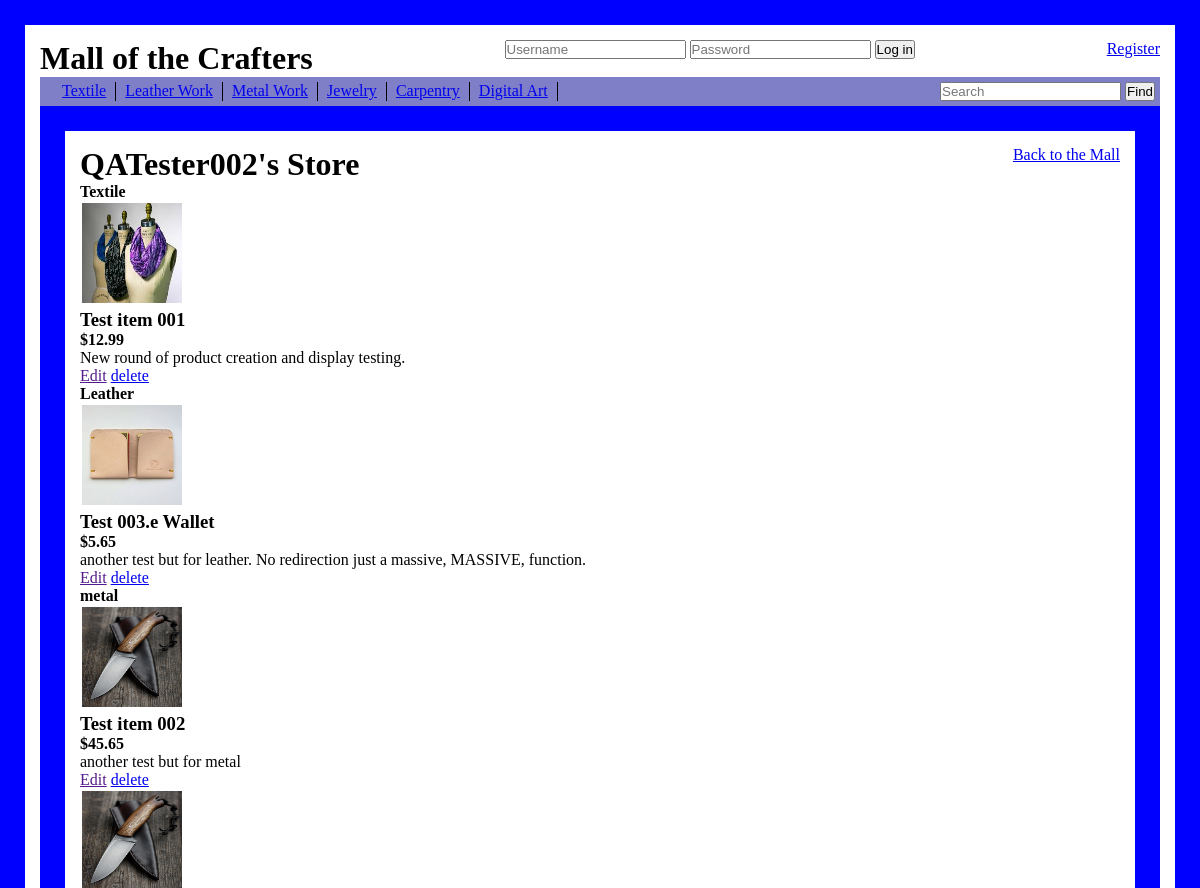
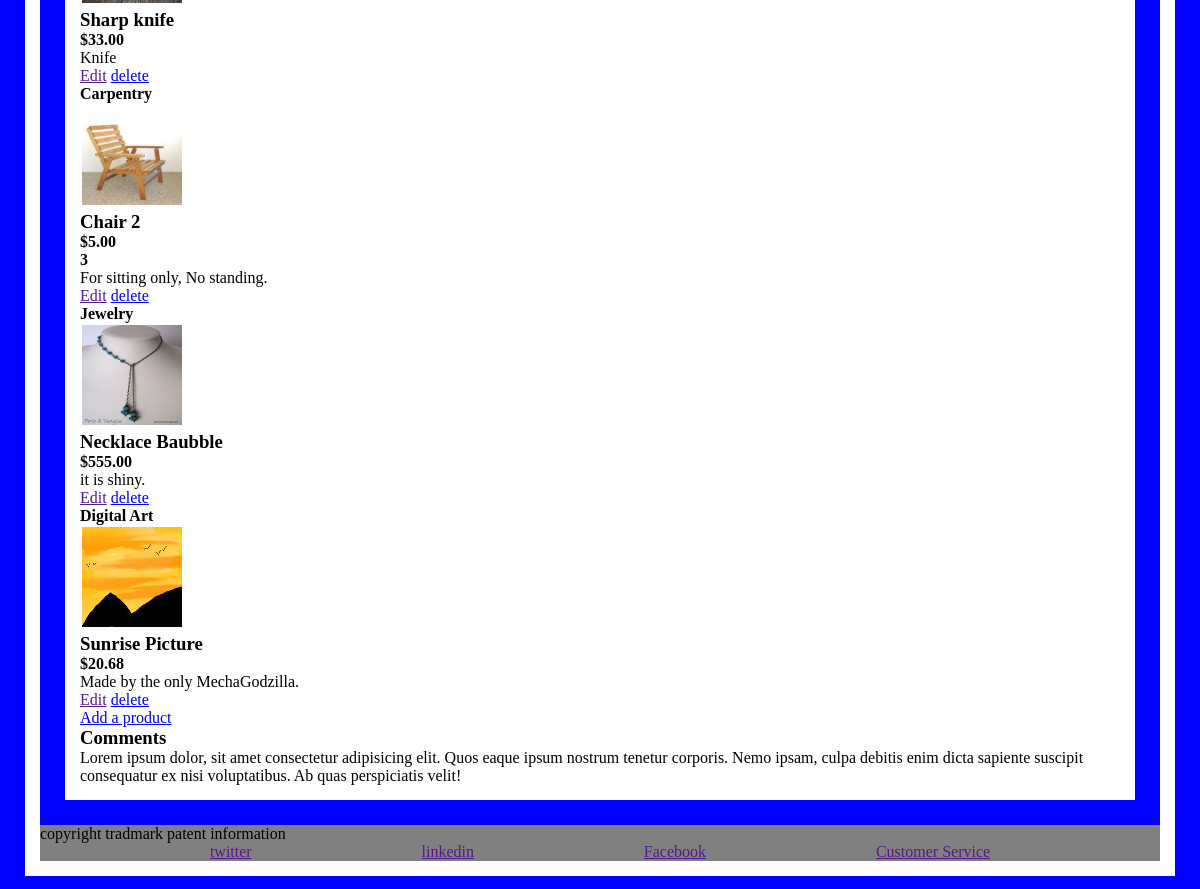
Page /CrafterMall/2/Store_Front (signed in) on the committed database (2 pictures, top to bottom).
### CrafterMall/models.py (models this page shows)
class Users(models.Model):
    user_name = models.CharField(max_length=12)
    email = models.CharField( max_length=254)
    password = models.CharField(max_length=50)
    has_store = models.BooleanField(default=False)
    store_name = models.CharField(max_length=45, default='None')
    created_at = models.DateTimeField(auto_now_add=True)
    updated_at = models.DateTimeField(auto_now=True)
    objects = Darth_Valid()

class Textile_Craft(models.Model):
    craft_name = models.CharField(max_length=45, default = ' ')
    description = models.TextField()
    craft_image = models.ImageField(null=True, blank=True, upload_to='img/')
    price = models.DecimalField(max_digits=6, decimal_places=2)
    seller = models.ForeignKey(Users, related_name="tailor", on_delete = models.CASCADE)
    in_stock_num = models.IntegerField(default=0)
    on_order = models.BooleanField(default=False)
    material = models.CharField(max_length=45,default='Textile_Craft')
    created_at = models.DateTimeField(auto_now_add=True)
    updated_at = models.DateTimeField(auto_now=True)

class Leather_Craft(models.Model):
    craft_name = models.CharField(max_length=45, default = ' ')
    description = models.TextField()
    craft_image = models.ImageField(null=True, blank=True, upload_to='img/')
    price = models.DecimalField(max_digits=6, decimal_places=2)
    seller = models.ForeignKey(Users, related_name="leatherworker", on_delete = models.CASCADE)
    in_stock_num = models.IntegerField(default=0)
    on_order = models.BooleanField(default=False)
    material = models.CharField(max_length=45,default='Leather_Craft')
    created_at = models.DateTimeField(auto_now_add=True)
    updated_at = models.DateTimeField(auto_now=True)

class Metal_Craft(models.Model):
    craft_name = models.CharField(max_length=45, default = ' ')
    description = models.TextField()
    craft_image = models.ImageField(null=True, blank=True, upload_to='img/')
    price = models.DecimalField(max_digits=6, decimal_places=2)
    seller = models.ForeignKey(Users, related_name="smith", on_delete = models.CASCADE)
    in_stock_num = models.IntegerField(default=0)
    on_order = models.BooleanField(default=False)
    material = models.CharField(max_length=45,default='Metal_Craft')
    created_at = models.DateTimeField(auto_now_add=True)
    updated_at = models.DateTimeField(auto_now=True)

class Wood_Craft(models.Model):
    craft_name = models.CharField(max_length=45, default = ' ')
    description = models.TextField()
    craft_image = models.ImageField(null=True, blank=True, upload_to='img/')
    price = models.DecimalField(max_digits=6, decimal_places=2)
    seller = models.ForeignKey(Users, related_name="carpenter", on_delete = models.CASCADE)
    in_stock_num = models.IntegerField(default=0)
    on_order = models.BooleanField(default=False)
    material = models.CharField(max_length=45,default='Wood_Craft')
    created_at = models.DateTimeField(auto_now_add=True)
    updated_at = models.DateTimeField(auto_now=True)

class Jewelry_Craft(models.Model):
    craft_name = models.CharField(max_length=45, default = ' ')
    description = models.TextField()
    craft_image = models.ImageField(null=True, blank=True, upload_to='img/')
    price = models.DecimalField(max_digits=8, decimal_places=2)
    seller = models.ForeignKey(Users, related_name="jeweler", on_delete = models.CASCADE)
    in_stock_num = models.IntegerField(default=0)
    on_order = models.BooleanField(default=False)
    material = models.CharField(max_length=45,default='Jewelry_Craft')
    created_at = models.DateTimeField(auto_now_add=True)
    updated_at = models.DateTimeField(auto_now=True)

class Digital_Craft(models.Model):
    craft_name = models.CharField(max_length=45, default = ' ')
    description = models.TextField()
    craft_image = models.ImageField(null=True, blank=True, upload_to='img/')
    price = models.DecimalField(max_digits=6, decimal_places=2)
    seller = models.ForeignKey(Users, related_name="artist", on_delete = models.CASCADE)
    in_stock_num = models.IntegerField(default=0)
    on_order = models.BooleanField(default=False)
    material = models.CharField(max_length=45,default='Digital_Craft')
    created_at = models.DateTimeField(auto_now_add=True)
    updated_at = models.DateTimeField(auto_now=True)

### CrafterMall/views.py (the view)
# urls.py: path('CrafterMall/<int:val>/Store_Front', views.store_front, name='store_front'),
def store_front(request, val):
    clerk = Users.objects.get(id=val)
    context = {
        'shop_stall': Users.objects.get(id=val),
        'logged_user': request.session['userid'],
        'cloth_db': Textile_Craft.objects.filter(seller=Users.objects.get(id=val)),
        'leather_db': Leather_Craft.objects.filter(seller=Users.objects.get(id=val)),
        'metal_db': Metal_Craft.objects.filter(seller=Users.objects.get(id=val)),
        'wood_db': Wood_Craft.objects.filter(seller=Users.objects.get(id=val)),
        'jewel_db': Jewelry_Craft.objects.filter(seller=Users.objects.get(id=val)),
        'digi_db': Digital_Craft.objects.filter(seller=Users.objects.get(id=val)),
    }
    if(clerk.has_store == False):
        return render(request, 'open_store.html', context)
    else:
        return render(request, 'store_front.html', context)

### CrafterMall/templates/store_front.html (shortened to what this page needs)
{%extends 'base.html'%}
{% load static %}
{%block content%}
    <div class="wrapper">
        <header>
            <h1>{{shop_stall.store_name}}</h1>
            <a href="/">Back to the Mall</a>
        </header>
        <div class="product_type">
            <h4>Textile</h4>
            {% for item in cloth_db %}
                <div class="product">
                    <div class="craftImg">
                        <img src="{{MEDIA_URL}}{{item.craft_image}}" alt="Broken image">
                    </div>
                    <div class="title_price">
                        <h3>{{item.craft_name}}</h3>
                        <h4>${{item.price}}</h4>
                    </div>
                    <div class="desc_block">
                        <p>{{item.description}}</p>
                    </div>
                    {%if logged_user == shop_stall.id %}
                        <a href="">Edit</a>
                        <a href="/delete_cloth/{{item.id}}">delete</a>
                    {% endif %}
                </div>
            {% endfor %}
        </div>
        <div class="product_type">
            <h4>Leather</h4>
            {% for item in leather_db %}
                <div class="product">
                    <div class="craftImg">
                        <img src="{{MEDIA_URL}}{{item.craft_image}}" alt="Broken image">
                    </div>
                    <div class="title_price">
                        <h3>{{item.craft_name}}</h3>
                        <h4>${{item.price}}</h4>
                    </div>
                    <div class="desc_block">
                        <p>{{item.description}}</p>
                    </div>
                    {%if logged_user == shop_stall.id %}
                        <a href="">Edit</a>
                        <a href="/delete_leather/{{item.id}}">delete</a>
                    {% endif %}
                </div>
            {% endfor %}
        </div>
        <div class="product_type">
            <h4>metal</h4>
            {% for item in metal_db %}
                <div class="product">
                    <div class="craftImg">
                        <img src="{{MEDIA_URL}}{{item.craft_image}}" alt="Broken image">
                    </div>
                    <div class="title_price">
                        <h3>{{item.craft_name}}</h3>
                        <h4>${{item.price}}</h4>
                    </div>
                    <div class="desc_block">
                        <p>{{item.description}}</p>
                    </div>
                    {%if logged_user == shop_stall.id %}
                        <a href="">Edit</a>
                        <a href="/delete_metal/{{item.id}}">delete</a>
                    {% endif %}
                </div>
            {% endfor %}
        </div>
        <div class="product_type">
            <h4>Carpentry</h4>
            {% for item in wood_db %}
                <div class="product">
                    <div class="craftImg">
                        <img src="{{MEDIA_URL}}{{item.craft_image}}" alt="Broken image">
                    </div>
                    <div class="title_price">
                        <h3>{{item.craft_name}}</h3>
                        <h4>${{item.price}}</h4>
                    </div>
                    <h4>{{item.id}}</h4>
                    <div class="desc_block">
                        <p>{{item.description}}</p>
                    </div>
                    {%if logged_user == shop_stall.id %}
                        <a href="">Edit</a>
                        <a href="/delete_wood/{{item.id}}">delete</a>
                    {% endif %}
                </div>
            {% endfor %}
        </div>
        <div class="product_type">
            <h4>Jewelry</h4>
            {% for item in jewel_db %}
                <div class="product">
                    <div class="craftImg">
                        <img src="{{MEDIA_URL}}{{item.craft_image}}" alt="Broken image">
                    </div>
                    <div class="title_price">
                        <h3>{{item.craft_name}}</h3>
                        <h4>${{item.price}}</h4>
                    </div>
                    <div class="desc_block">
                        <p>{{item.description}}</p>
                    </div>
                    {%if logged_user == shop_stall.id %}
                        <a href="">Edit</a>
                        <a href="/delete_jewel/{{item.id}}">delete</a>
                    {% endif %}
                </div>
            {% endfor %}
        </div>
        <div class="product_type">
            <h4>Digital Art</h4>
            {% for item in digi_db %}
                <div class="product">
                    <div class="craftImg">
                        <img src="{{MEDIA_URL}}{{item.craft_image}}" alt="Broken image">
                    </div>
                    <div class="title_price">
                        <h3>{{item.craft_name}}</h3>
                        <h4>${{item.price}}</h4>
                    </div>
                    <div class="desc_block">
                        <p>{{item.description}}</p>
                    </div>
                    {%if logged_user == shop_stall.id %}
                        <a href="">Edit</a>
                        <a href="/delete_digi/{{item.id}}">delete</a>
                    {% endif %}
                </div>
            {% endfor %}
        </div>
        {%if logged_user == shop_stall.id %}
        <a href="/CrafterMall/{{shop_stall.id}}/Add_a_Craft">Add a product</a>
        {%endif%}
        <div class="shop_comments">
            <h3>Comments</h3>
            <p>Lorem ipsum dolor, sit amet consectetur adipisicing elit. Quos eaque ipsum nostrum tenetur corporis. Nemo ipsam, culpa debitis enim dicta sapiente suscipit consequatur ex nisi voluptatibus. Ab quas perspiciatis velit!</p>
        </div>
    </div>
{%endblock%}

### CrafterMall/static/css/styles_index.css (style rules this page uses)
* { padding: 0px; margin: 0px; }
.wrapper { width: auto; height: auto; padding: 15px; border: solid blue 25px; }
header { text-align: center; display: flex; justify-content: space-between; }
.craftImg img { width: 100px; height: 100px; padding: 2px; }

### rows in the picture
Users: store_name "QATester002's Store"
Textile_Craft: craft_image (picture), craft_name "Test item 001", price "12.99", description "New round of product creation and display testing."
Leather_Craft: craft_image (picture), craft_name "Test 003.e Wallet", price "5.65", description "another test but for leather. No redirection just a massive, MASSIVE, function."
Metal_Craft: craft_image (picture), craft_name "Test item 002", price "45.65", description "another test but for metal"
Metal_Craft: craft_image (picture), craft_name "Sharp knife", price "33.00", description "Knife"
Wood_Craft: craft_image (picture), craft_name "Chair 2", price "5.00", id "3", description "For sitting only, No standing."
Jewelry_Craft: craft_image (picture), craft_name "Necklace Baubble", price "555.00", description "it is shiny."
Digital_Craft: craft_image (picture), craft_name "Sunrise Picture", price "20.68", description "Made by the only MechaGodzilla."
